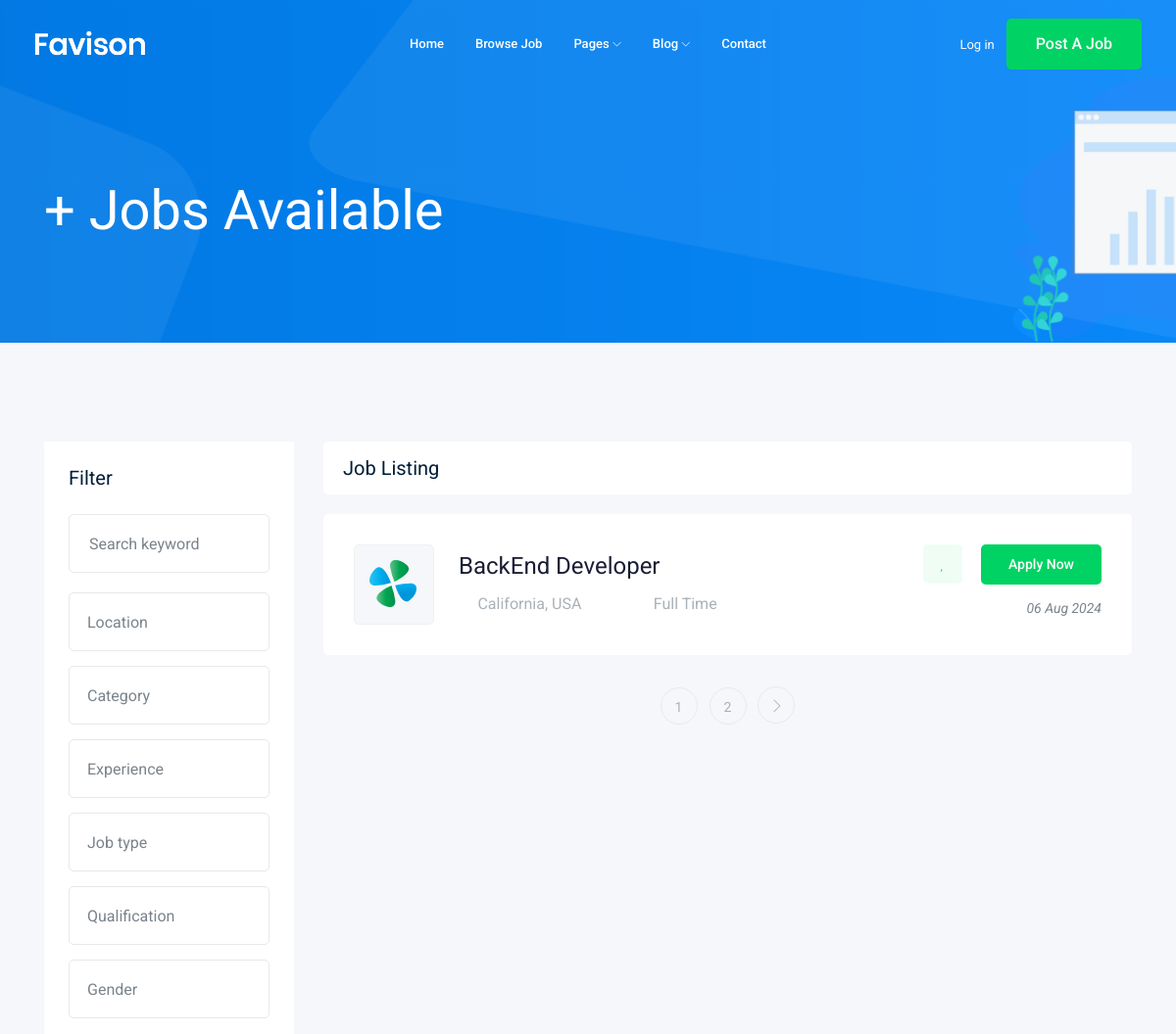
The app's page /jobs/ (upper part), older data.
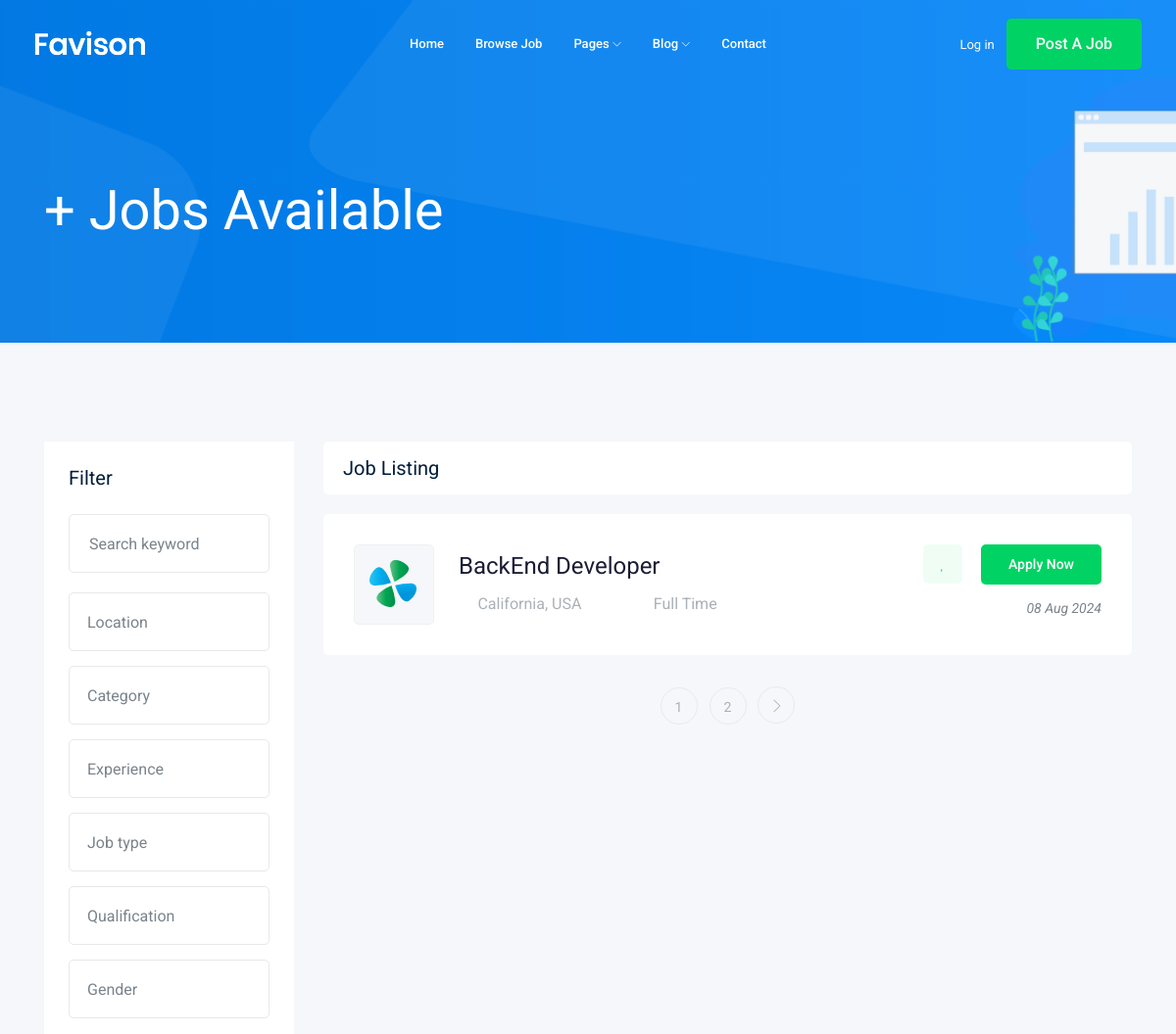
The same page, newer data.
### job/models.py (models this page shows, shortened)
class Job(models.Model):
    title = models.CharField(max_length=100) # Column
    job_type = models.CharField(max_length=100 ,choices=JOB_TYPE)
    description= models.TextField(max_length=1000)
    published_at= models.DateTimeField(auto_now=True)
    Vacancy= models.IntegerField(default=1)
    salary= models.IntegerField(default=0)
    experience= models.IntegerField(default=0)
    category= models.ForeignKey('Category',on_delete=models.CASCADE)
    image= models.ImageField(upload_to=image_upload)
    slug = models.SlugField(blank=True,null=True)

### job/views.py (the view)
# urls.py: path('',views.job_list ),
def job_list(request) :
    job_list=Job.objects.all()
    paginator = Paginator(job_list, 1) # Show 25 contacts per page.
    page_number = request.GET.get("page")
    page_obj = paginator.get_page(page_number)
    context= {'jobs':page_obj} # template context name
    return render(request,'job/job_list.html',context)

### job/templates/job/job_list.html (shortened to what the changed rows need)
{% extends "base.html" %}
{% block content %}
    <div class="job_listing_area plus_padding">
        <div class="container">
            <div class="row">
                <div class="col-lg-9">
                    <div class="job_lists m-0">
                        <div class="row">
                            {% for job in jobs %}
                            <div class="col-lg-12 col-md-12">
                                <div class="single_jobs white-bg d-flex justify-content-between">
                                    <div class="jobs_left d-flex align-items-center">
                                        <div class="thumb">
                                            <img src="img/svg_icon/1.svg" alt="">
                                        </div>
                                        <div class="jobs_conetent">
                                            <a href="{% url 'jobs:job_detail' job.slug %}"><h4>{{ job.title }}</h4></a>
                                            <div class="links_locat d-flex align-items-center">
                                                <div class="location">
                                                    <p> <i class="fa fa-map-marker"></i>California, USA</p>
                                                </div>
                                                <div class="location">
                                                    <p> <i class="fa fa-clock-o"></i> {{job.job_type}}</p>
                                                </div>
                                            </div>
                                        </div>
                                    </div>
                                    <div class="jobs_right">
                                        <div class="apply_now">
                                            <a class="heart_mark" href="#"> <i class="fa fa-heart"></i> </a>
                                            <a href="{% url 'jobs:job_detail' job.slug %}" class="boxed-btn3">Apply Now</a>
                                        </div>
                                        <div class="date">
                                            <p>{{ job.published_at|date:'d M o' }}</p>
                                        </div>
                                    </div>
                                </div>
                                {% endfor %}
                            </div>
                        </div>
                    </div>
                </div>
            </div>
        </div>
    </div>
{% endblock %}

Row changes from the older to the newer data that the page shows:
changed Job "BackEnd Developer": published_at "06 Aug 2024" → "08 Aug 2024"
